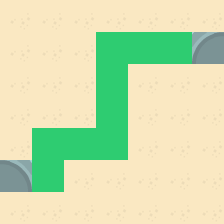

The image is a tile-based game level rendered from a .tmx file. Its description and source (layers, tilesets, objects; grid data summarised) follow:
An orthogonal 7x7 tile map with 32x32 px tiles, 1 tile layer (Calque de Tile 1), 3 tilesets.

<map version="1.0" orientation="orthogonal" renderorder="right-down" width="7" height="7" tilewidth="32" tileheight="32" nextobjectid="4">
 <tileset firstgid="1" name="g" tilewidth="32" tileheight="32" tilecount="1">
  <image source="tuiles/ground.png" width="32" height="32" />
 </tileset>
 <tileset firstgid="2" name="a" tilewidth="32" tileheight="32" tilecount="1">
  <image source="tuiles/grass.png" width="32" height="32" />
 </tileset>
 <tileset firstgid="3" name="tile_13" tilewidth="32" tileheight="32" tilecount="16">
  <image source="tuiles/tile_13.png" width="128" height="128" />
 </tileset>
 <layer name="Calque de Tile 1" width="7" height="7">
  <data>[49 cells, 49 non-empty, 4 distinct tile ids]</data>
 </layer>
</map>
